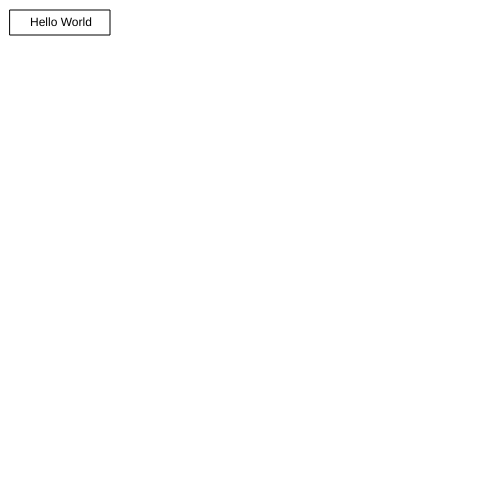
Frame 1 (no input)
Frame 60 (no input): identical to frame 1, image omitted
Frame 120 (the mouse pressed at the canvas centre since frame 60): identical to frame 1, image omitted

The p5.js sketch that drew this single still picture (run headless with seeded random() and noise() and a simulated clock; from frame 60 on, the mouse is pressed at the canvas centre):

// p5.js sketch
// ── sketch.js
var b1;

function setup()
{
	createCanvas(500,500);
	b1 = new Button(10,10,100,25);
}

function draw()
{
	background(255,255,255);

	b1.showButton();
}

// ── button.js
class Button {
	constructor(x,y,length,height)
	{
		this.length = length;
		this.height = height;
		this.x = x;
		this.y = y;
		this.fillR = 255;
		this.fillG = 255;
		this.fillB = 255;
		this.textR = 0;
		this.textG = 0;
		this.textB = 0;
		this.textOver = "Hidden";
		this.text = "Hello World";
		this.textLength = 20;
		this.textHeight = 16;
		this.clicked = 0;
	}

	deductHealth(amount)
	{
		this.currentH = this.currentH - amount;
		if (this.currentH <= 0)
		{
			this.currentH = 0;
		}
	}

	// set mouse over text
	setTextOver(t)
	{
		this.textOver = t;
	}

	// set regular text on mouse
	setText(t)
	{
		this.text = t;
	}

	setTextXY(x,y)
	{
		this.x = x;
		this.y = y;
	}


	// set x and y coordinate of health bar
	setButtonXY(x,y)
	{
		this.x = x;
		this.y = y;
	}

	// set length and height of health bar
	setButtonLH(l,h)
	{
		this.length = l;
		this.height = h;
	}

	// set RGB value of the top health bar
	setButtonFill(r,g,b)
	{
		this.fillR = r;
		this.fillG = g;
		this.fillB = b;
	}

	showButton()
	{
		if (mouseX > this.x && mouseX < this.x + this.length &&
			  mouseY > this.y && mouseY < this.y + this.height)
		{
			fill(this.fillR,this.fillG,this.fillB);
			rect(this.x,this.y,this.length,this.height);


			if (mouseIsPressed && this.clicked == 0)
			{
				this.clicked++;
				console.log('mouse Is Pressed');
				fill(this.textR,this.textG,this.textB);
				text("Pressed",(this.x + this.textLength),(this.y+this.textHeight));

			}
			else if (mouseIsPressed && this.clicked > 0)
			{
				this.clicked++;
				console.log('mouse Is Held');
				fill(this.textR,this.textG,this.textB);
				text("Pressed",(this.x + this.textLength),(this.y+this.textHeight));

			}
			else if (!mouseIsPressed && this.clicked > 0) {
				this.clicked = 0;
			}
			else {
				fill(this.textR,this.textG,this.textB);
				text("Released",(this.x + this.textLength),(this.y+this.textHeight));
				console.log('mouse Is released');
			}
		}
		else {
			fill(this.fillR,this.fillG,this.fillB);
			rect(this.x,this.y,this.length,this.height);

			fill(this.textR,this.textG,this.textB);
			text(this.text,this.x+this.textLength,this.y+this.textHeight);
		}
	}

	isButtonClicked()
	{
		return this.clicked;
	}


}
